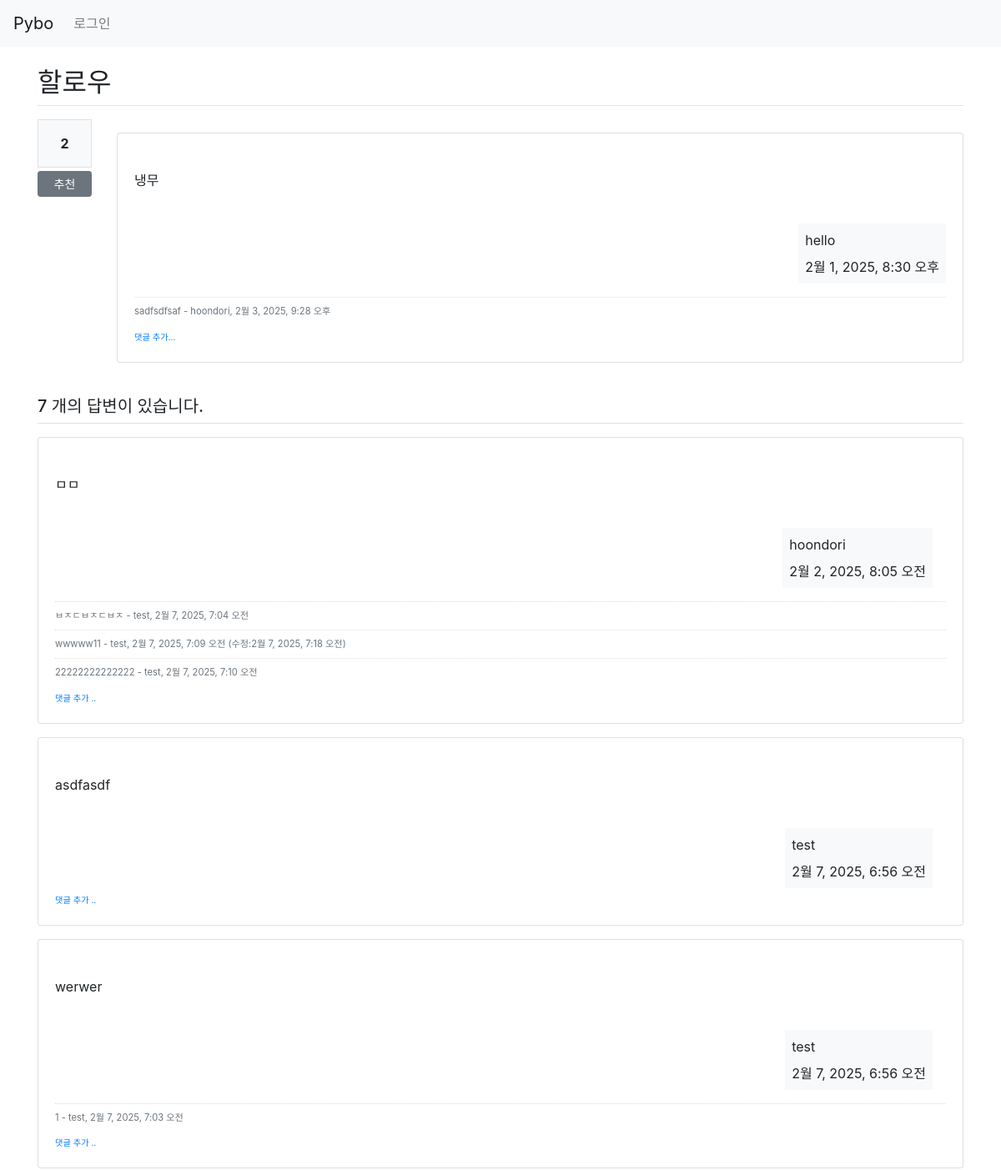
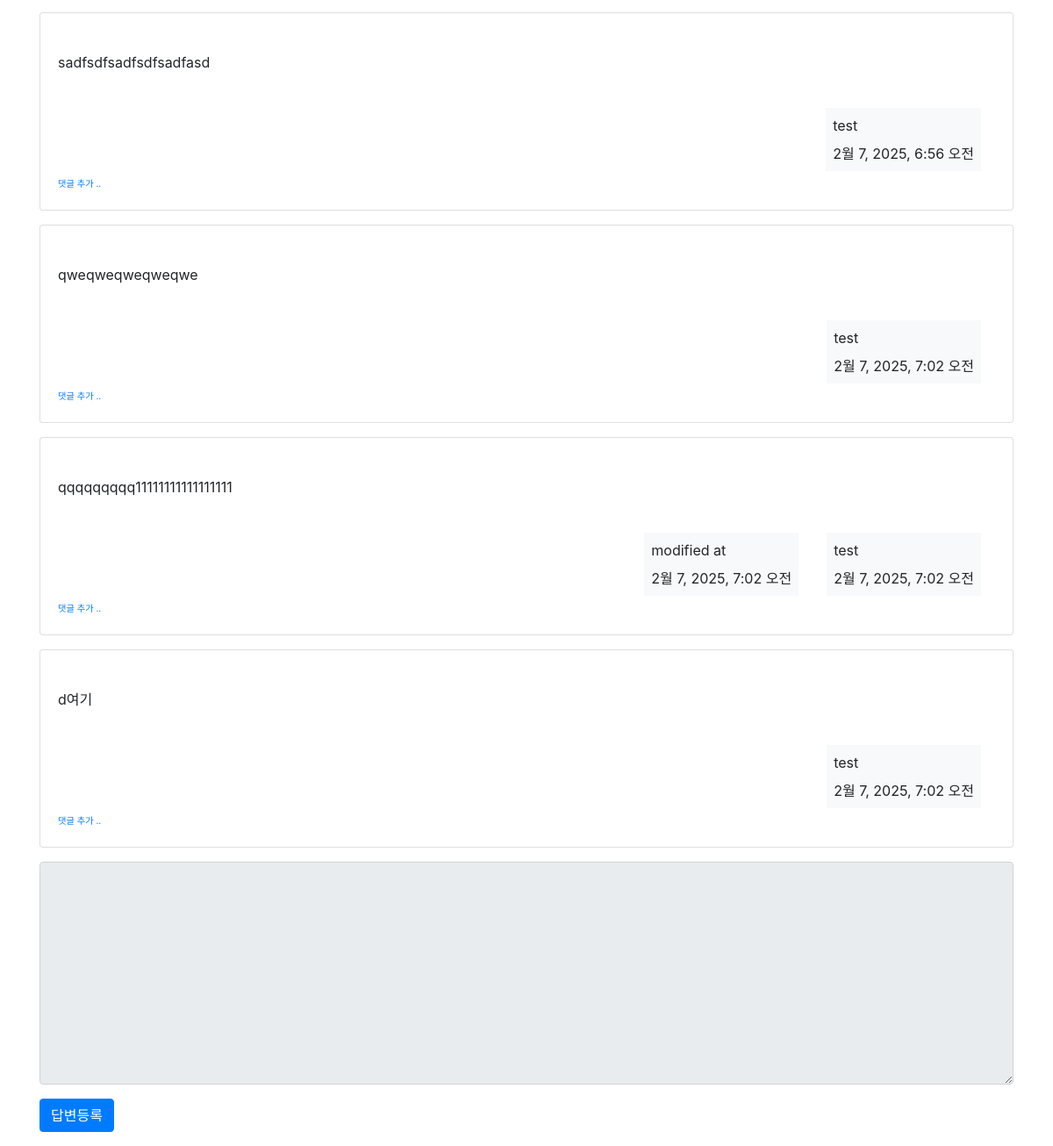
Page /pybo/306/ on the committed database (2 pictures, top to bottom).
### pybo/models.py (models this page shows, shortened)
class Question(models.Model):
    subject = models.CharField(max_length=200)
    content = models.TextField()
    create_date = models.DateTimeField()
    author = models.ForeignKey(User, on_delete=models.CASCADE, related_name="author_question")
    modify_date = models.DateTimeField(null=True, blank=True)
    voter = models.ManyToManyField(User, related_name="voter_question")

class Comment(models.Model):
    author = models.ForeignKey(User, on_delete=models.CASCADE)
    content = models.TextField()
    create_date = models.DateTimeField()
    modify_date = models.DateTimeField(null=True, blank=True)
    question = models.ForeignKey(Question, null=True, blank=True, on_delete=models.CASCADE)
    answer = models.ForeignKey(Answer, null=True, blank=True, on_delete=models.CASCADE)

class Answer(models.Model):
    question = models.ForeignKey(Question, on_delete=models.CASCADE)
    content = models.TextField()
    create_date = models.DateTimeField()
    author = models.ForeignKey(User, on_delete=models.CASCADE, related_name="author_answer")
    modify_date = models.DateTimeField(null=True, blank=True)
    voter = models.ManyToManyField(User, related_name="voter_answer")

### pybo/views/base_views.py (the view)
# urls.py: path('<int:question_id>/', base_views.detail, name='detail'),
def detail(request, question_id):
    question = get_object_or_404(Question, pk=question_id)
    context = {'question': question}
    return render(request, 'pybo/question_detail.html', context)

### pybo/templatetags/pybo_filter.py (called while the page is built)
@register.filter()
def mark(value):
    extensions = ["nl2br", "fenced_code"]
    return mark_safe(markdown.markdown(value, extensions=extensions))

### templates/pybo/question_detail.html (shortened to what this page needs)
{% extends 'base.html' %}
{% load pybo_filter %}
{% block content %}
<div class="container my-3">
    <h2 class="border-bottom py-2">{{question.subject}}</h2>
    <div class="row my-3">
        <div class="col-1">
            <div class="bg-light text-center p-3 border font-weight-bolder mb-1">
                {{ question.voter.count }}
            </div>
            <a href="#" data-uri="{% url 'pybo:vote_question' question.id %}"
               class="recommend btn btn-sm btn-secondary btn-block my-1">추천</a>
        </div>
        <div class="col-11">
            <div class="card my-3">
                <div class="card-body">
                    <div class="card-text" style="white-space: pre-line;">
                        {{ question.content|mark }}
                    </div>
                    <div class="d-flex justify-content-end">
                        <div class="badge-light p-2 text-left">
                            <div class="mb-2">{{ question.author.username }}</div>
                            <div>{{ question.create_date }}</div>
                        </div>
                    </div>
                    {% if question.comment_set.count > 0 %}
                    <div class="mt-3">
                    {% for comment in question.comment_set.all %}
                        <div class="comment py-2 text-muted">
                            <span style="white-space: preline;">{{comment.content}}</span>
                            <span>
                                - {{comment.author}}, {{comment.create_date}}
                            </span>
                        </div>
                    {% endfor %}
                    </div>
                    {% endif %}
                    <div>
                        <a href="{% url 'pybo:comment_create_question' question.id %}"
                           class="small"><small>댓글 추가...</small></a>
                    </div>
                </div>
            </div>
        </div>
    </div>
    <h5 class="border-bottom my-3 py-2">
        {{question.answer_set.count}} 개의 답변이 있습니다.
    </h5>
    {% for answer in question.answer_set.all %}
    <div class="card my-3">
        <div class="card-body">
            <div class="card-text" style="white-space: pre-line">
                {{ answer.content|mark }}
            </div>
            <div class="d-flex justify-content-end">
                {% if answer.modify_date %}
                <div class="badge-light p-2 text-left mx-3">
                    <div class="mb-2">modified at</div>
                    <div>{{ answer.modify_date }}</div>
                </div>
                {% endif %}
                <div class="badge-light p-2 text-left mx-3">
                    <div class="mb-2">{{ answer.author.username }}</div>
                    <div>{{ answer.create_date }}</div>
                </div>
            </div>
            {% if answer.comment_set.count > 0 %}
            <div class="mt-3">
            {% for comment in answer.comment_set.all %}
                <div class="comment py-2 text-muted">
                    <span style="white-space: pre-line;">{{ comment.content }}</span>
                    <span>
                        - {{ comment.author }}, {{ comment.create_date }}
                        {% if comment.modify_date %}
                        (수정:{{ comment.modify_date }})
                        {% endif %}
                    </span>
                </div>
            {% endfor %}
            </div>
            {% endif %}
            <div>
                <a href="{% url 'pybo:comment_create_answer' answer.id  %}"
                   class="small"><small>댓글 추가 ..</small></a>
            </div>
        </div>
    </div>
    {% endfor %}
    <form action="{% url 'pybo:answer_create' question.id %}" method="post" class="my-3">
        <div class="form-group">
            <textarea
                    name="content" id="content"
                    class="form-control"
                    {% if not user.is_authenticated %}disabled{% endif%}
                    rows="10">
            </textarea>
        </div>
        <input type="submit" value="답변등록" class="btn btn-primary">
    </form>
</div>
{% endblock %}

### static/style.css (style rules this page uses)
.comment { border-top:dotted 1px #ddd; font-size:0.7em; }

### rows in the picture
Question: subject "할로우", voter.count "2", content|mark "냉무", author.username "hello", create_date "2월 1, 2025, 8:30 오후", answer_set.count "7"
Comment: content "sadfsdfsaf", author "hoondori", create_date "2월 3, 2025, 9:28 오후"
Answer: content|mark "ㅁㅁ", author.username "hoondori", create_date "2월 2, 2025, 8:05 오전"
Comment: content "ㅂㅈㄷㅂㅈㄷㅂㅈ", author "test", create_date "2월 7, 2025, 7:04 오전"
Comment: content "wwwww11", author "test", create_date "2월 7, 2025, 7:09 오전", modify_date "2월 7, 2025, 7:18 오전"
Comment: content "22222222222222", author "test", create_date "2월 7, 2025, 7:10 오전"
Answer: content|mark "asdfasdf", author.username "test", create_date "2월 7, 2025, 6:56 오전"
Answer: content|mark "werwer", author.username "test", create_date "2월 7, 2025, 6:56 오전"
Comment: content "1", author "test", create_date "2월 7, 2025, 7:03 오전"
Answer: content|mark "sadfsdfsadfsdfsadfasd", author.username "test", create_date "2월 7, 2025, 6:56 오전"
Answer: content|mark "qweqweqweqweqwe", author.username "test", create_date "2월 7, 2025, 7:02 오전"
Answer: content|mark "qqqqqqqqq11111111111111111", modify_date "2월 7, 2025, 7:02 오전", author.username "test", create_date "2월 7, 2025, 7:02 오전"
Answer: content|mark "d여기", author.username "test", create_date "2월 7, 2025, 7:02 오전"
